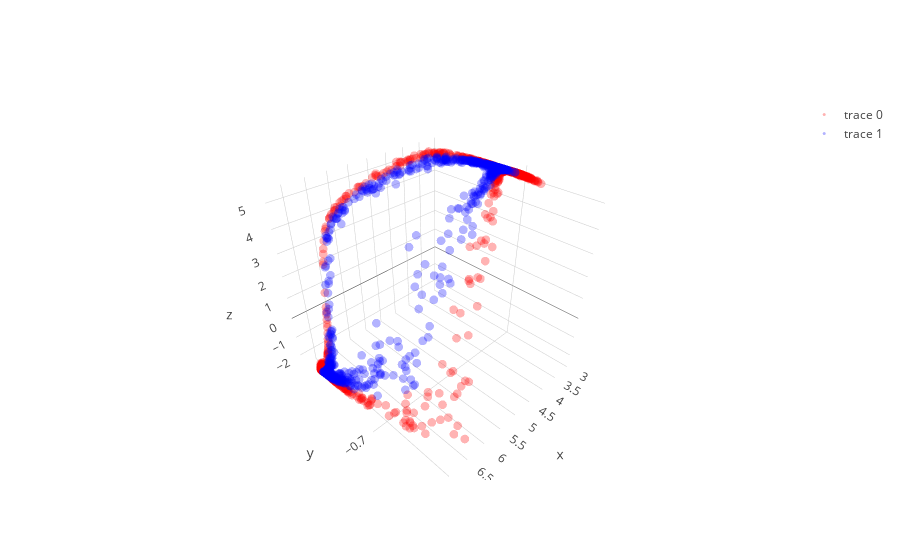

The code cell stored with this chart in its notebook:
### Code cell
learning_rate = 0.0000008; beta1=0.9; beta2=0.999; adam_e = 1e-8 

l1 = PCA_layer(2,8);  l1b= batch_norm()
l2 = PCA_layer(8,3);  l2b= batch_norm()
l3 = PCA_layer(3,2)

mini_batch_size    = 20
training_iteration = 100

copyX = np.copy(X)
for iter in range(training_iteration):

    copyX = shuffle(copyX)
    for current_batch_index in range(0,len(X),mini_batch_size):
        current_batch = copyX[current_batch_index:current_batch_index+mini_batch_size]
        
        layer1,layer1_var = l1.feed_non(current_batch)
        layer2,layer2_var = l2.feed_non(layer1)
        layer3,layer3_var = l3.feed_linear(layer2)

        sys.stdout.write("Iter: " + str(iter) + " " + str(layer1_var.mean() + layer2_var.mean() + layer3_var.mean()) + '\r'); sys.stdout.flush()
        
        grad3   = l3.back_linear()
        grad2   = l2.back_non(grad3,sign_value=-1)
        grad1   = l1.back_non(grad2,sign_value=-1)
   
layer1,layer1_var = l1.feed_non(X,0)
layer2,layer2_var = l2.feed_non(layer1,0)
layer3,layer3_var = l3.feed_linear(layer2)

trace1 = go.Scatter3d(
    x=layer2[y==0,0],
    y=layer2[y==0,1],
    z=layer2[y==0,2],
    mode='markers',
    line=dict(color='red',width=0.5),
    marker=dict(size=3,opacity=0.3)
)
trace2 = go.Scatter3d(
    x=layer2[y==1,0],
    y=layer2[y==1,1],
    z=layer2[y==1,2],
    mode='markers',
    line=dict(color='blue',width=0.5),
    marker=dict(size=3,opacity=0.3)
)
data = [trace1,trace2]
fig  = go.Figure(data=data)
iplot(fig)

plt.figure(figsize=(8,6))
plt.scatter(layer3[y==0, 0], layer3[y==0, 1], color='red', alpha=0.5)
plt.scatter(layer3[y==1, 0], layer3[y==1, 1], color='blue', alpha=0.5)
plt.show()

### Figure 1 — Plotly figure (JSON) as saved in the notebook; plotly's stock layout.template omitted (floating-point values rounded to 4 significant figures; data arrays with more than 128 entries replaced by an {"elided": "..."} marker saying what was removed)
{"data": [{"line": {"color": "red", "width": 0.5}, "marker": {"opacity": 0.3, "size": 3}, "mode": "markers", "type": "scatter3d", "uid": "bf98a2e7-2d09-4a39-afd9-9115e2638d91", "x": {"elided": "750 float values"}, "y": {"elided": "750 float values"}, "z": {"elided": "750 float values"}}, {"line": {"color": "blue", "width": 0.5}, "marker": {"opacity": 0.3, "size": 3}, "mode": "markers", "type": "scatter3d", "uid": "5556b3d4-6b62-47a8-976c-4f50dfaca315", "x": {"elided": "750 float values"}, "y": {"elided": "750 float values"}, "z": {"elided": "750 float values"}}], "layout": {}}
